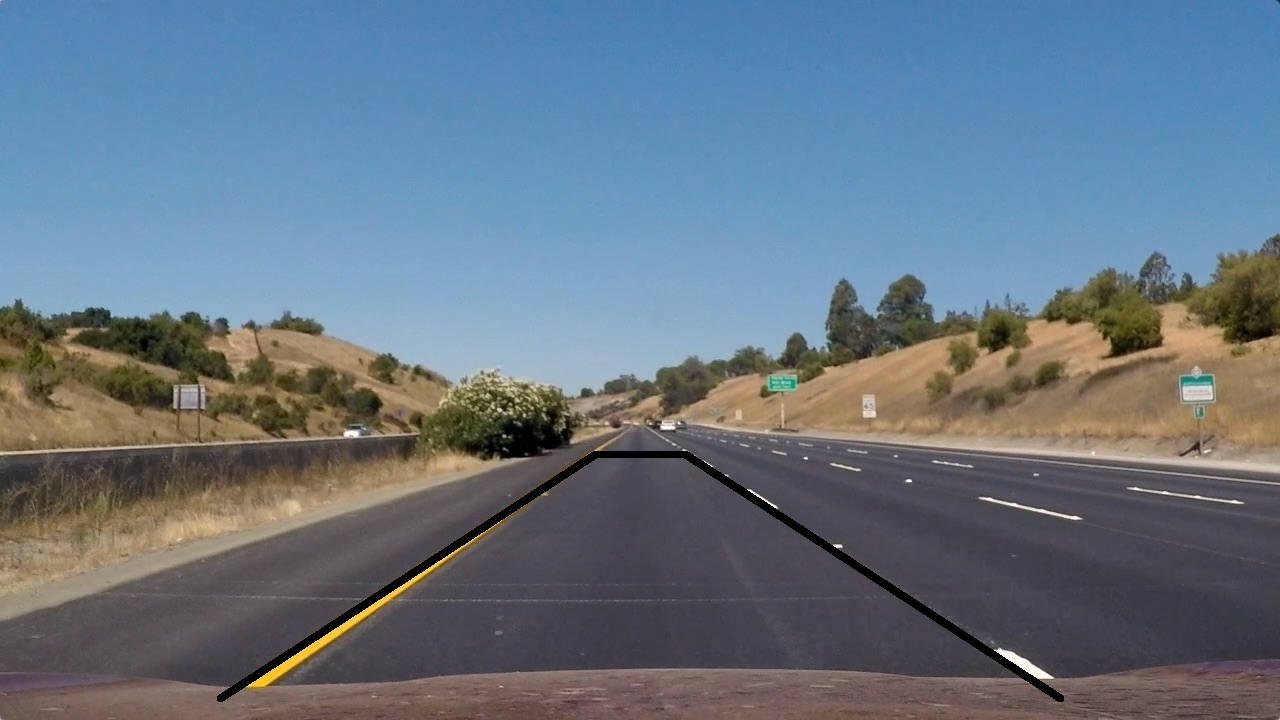
#> input picture assets/straight_lines1-unwarp-drawn.jpg, 1280 x 720 px; its folder holds only this picture in this run
$ python -i lane_detection.py   (imports and definitions only)   (older library calls are emulated)
#> lines starting #> are read from the running program, lines starting #| are printed output that depends on the picture; after the words box and inside, x2 and y2 are one past the last pixel; in counts of white or black regions, pixels touching at a corner belong together
### lib/np_util.py
import numpy as np

def scale_255(M):
    return np.uint8(255*M/np.max(M))

### lib/draw.py
import cv2
import numpy as np
# import image output fns from fe so all drawers can be exported from here
from lib.feature_extraction import hog_vis


font = cv2.FONT_HERSHEY_SIMPLEX
fontscale = .5
fontwd = 1
linetype = cv2.LINE_AA


def rect(img, box, color=(0,255,0), thick=2):
    ''' box: ((x0,y0),(x1,y1))
    '''
    return cv2.rectangle(img, box[0], box[1], color, thick)

# [7 lines left out: function textrow_ht_y0, not called in this run]

def _color(msg):
    return (0,255,255) if msg.startswith('OK') else (255,0,0)

# [48 lines left out: functions with_btm_win, side_wins, with_debug_wins, not called in this run]

### lib/lane_detection.py
import numpy as np
import cv2
import matplotlib.pyplot as plt
import matplotlib.image as mpimg
from types import SimpleNamespace as SNS
from lib.np_util import scale_255
from lib import draw

L, R = 0, 1
LR = (L, R)
Lo, Hi = 0, 1

def roi_warper(img, lane=None, debug=False):
    ''' Returns birdseyes view warped image from undistored first person view img.
    Modifies: lane.src, lane.dst
    lane: LaneDetect() object
    '''
    ht, wd = img.shape[:2]
    top = ht * .63
    btm = ht * .97
    qtr = wd/4
    src = np.float32([(220,btm),(595,top),(685,top),(1060,btm)])
    dst = np.float32([(qtr,ht),(qtr,0),(3*qtr,0),(3*qtr,ht)])
    # dst = np.float32([(qtr,ht),(qtr,-100),(3*qtr,-100),(3*qtr,ht)])

    M = cv2.getPerspectiveTransform(src, dst) # Matrix for mapping src to dst
    warped = cv2.warpPerspective(img, M, (wd,ht), flags=cv2.INTER_NEAREST)
    if lane:
        lane.src = src
        lane.dst = dst
    if debug:
        pts = np.int32(src)
        pts = pts.reshape((-1, 1, 2))
        annotated = np.copy(img)
        annotated = cv2.polylines(annotated, [pts], True, (255,0,0), thickness=5)
        warped = cv2.line(warped, (int(wd/4), ht), (int(wd/4), -100), (255,0,0), thickness=5)
        warped = cv2.line(warped, (int(3*wd/4), ht), (int(3*wd/4), -100), (255,0,0), thickness=5)
        return annotated, warped
    else:
        return warped

def filtered_dict(img,
    low =SNS(h=15, vx=20, vx_yel=10, sx=10, s=75, v=175), #bad @4sec challenge if s=80,v=180
    high=SNS(h=35, vx=120,vx_yel=60, sx=100)):
    '''
    Returns dict of 7 filtered channels on img of:
    'yel': yellow filter via h channel
    'white': white filter via s channel
    'white2': white filter with narrower thresholds
    'posEdge': possitive sobelx via v channel
    'negEdge': negative sobelx via v channel
    'yelPos': possitive sobelx via s channel for yellow
    'yelNeg': negative sobelx via s channel for yellow
    (all h,s,v channels are of hsv space)
    '''
    d = {}

    hsv = cv2.cvtColor(img, cv2.COLOR_RGB2HSV).astype(np.float)
    h_ch = hsv[:,:,0]
    s_ch = hsv[:,:,1]
    v_ch = hsv[:,:,2]

    ## color thresholds
    d['yel'] = np.zeros_like(h_ch)
    d['yel'][(h_ch >= low.h) & (h_ch <= high.h) & (s_ch >= low.s)] = 1

    d['white'] = np.zeros_like(v_ch)
    d['white'][(v_ch >= low.v+s_ch+20)] = 1

    d['white2'] = np.copy(d['white'])
    d['white2'][v_ch >= low.v+s_ch] = 1

    ## edge with sobel
    vx_pos = cv2.Sobel(v_ch, cv2.CV_64F, 1, 0, ksize=3)
    vx_pos[vx_pos <= 0] = 0
    vx_pos = scale_255(vx_pos)

    vx_neg = np.copy(vx_pos)
    vx_neg[vx_neg > 0] = 0
    vx_neg = np.absolute(vx_neg)
    vx_neg = scale_255(vx_neg)

    d['posEdge'] = np.zeros_like(vx_pos)
    d['posEdge'][(vx_pos >= low.vx) & (vx_pos <= high.vx)] = 1

    d['negEdge'] = np.zeros_like(vx_neg)
    d['negEdge'][(vx_neg >= low.vx) & (vx_neg <= high.vx)] = 1

    sobelx = cv2.Sobel(s_ch, cv2.CV_64F, 1, 0, ksize=3)
    sobelx = np.absolute(sobelx)
    sobelx = scale_255(sobelx)

    d['yelPos'] = np.zeros_like(sobelx)
    d['yelPos'][(sobelx >= low.sx) & (sobelx <= high.sx)
              & (vx_pos >= low.vx_yel) & (vx_pos <= high.vx_yel)] = 1

    d['yelNeg'] = np.zeros_like(sobelx)
    d['yelNeg'][(sobelx >= low.sx) & (sobelx <= high.sx)
              & (vx_neg >= low.vx_yel) & (vx_neg <= high.vx_yel)] = 1
    return d

def filteredPixels(filtereds):
    ''' Returns nonzero pixels object for filters in filtereds in x and y dims.
    filtereds: warped filters dict (see filtered_dict() for list of filters)
    '''
    o = SNS(x={}, y={})
    for fltr in filtereds:
        nonzero = filtereds[fltr].nonzero()
        o.x[fltr] = np.array(nonzero[1])
        o.y[fltr] = np.array(nonzero[0])
    return o

# printThresholds = True
def xyfound(roi, filtereds, filteredPxs, img, windows=True,
    minpct={'cnt':.011, 'white':.011, 'yel':.032},
    maxpct={'cnt':1.1, 'white2':.88, 'white2InWins':.22, 'white':.55, 'whiteInWins':.055},
    minpxs=None, maxpxs=None):
    ''' Returns tuple of (x-coords, y-coords, found, filters-used) of lane detection

    roi: ROI of dict of different filtered pixels
    filtereds: warped filters dict (see filtered_dict() for list of filters)
    filteredPxs: filteredPixels() result
    windows: full detection via windows or not
    minpct, maxpct: min/max pixels % of total image pixels thresholds dict
    minpxs, maxpxs: min/max pixels thresholds dict, overrides minpct/maxpct
    '''
    nPixels = img.shape[0]*img.shape[1]

    # calc min and max pxs from pct params
    if not minpxs:
        minpxs = {}
        for k,v in minpct.items():
            minpxs[k] = int(v*.01*nPixels)
    minpx = SNS(**minpxs)

    if not maxpxs:
        maxpxs = {}
        for k,v in maxpct.items():
            maxpxs[k] = int(v*.01*nPixels)
    maxpx = SNS(**maxpxs)

    # [5 lines of commented-out code are left out]

    pxCnt, mean, stdev = {}, {}, {}
    for fltr in filtereds:
        _pxCnt = np.sum(roi[fltr])
        if _pxCnt < minpx.cnt or (windows and _pxCnt > maxpx.cnt):
            continue
        pxCnt[fltr] = _pxCnt
        mean[fltr]  = np.mean(filteredPxs.x[fltr][roi[fltr]])
        stdev[fltr] = np.std(filteredPxs.x[fltr][roi[fltr]])

    filters = pxCnt.keys()
    pxCnt = SNS(**pxCnt)

    if windows:
        used = [c for c in filters if stdev[c]<35]
    else:
        used = [c for c in filters]

    # remove poor filters
    if 'posEdge' in used:
        if 'negEdge' not in filters:
            used.remove('posEdge')

    if 'yelPos' in used:
        if 'yelNeg' not in filters:
            used.remove('yelPos')

    if ('white2' in used):
        if 'white' in used:
            used.remove('white')
        if pxCnt.white2 > maxpx.white2 or (windows and pxCnt.white2 > maxpx.white2InWins):
            used.remove('white2')

    if 'white' in used and (pxCnt.white < minpx.white or pxCnt.white > maxpx.white):
        used.remove('white')

    if windows and 'white' in used and pxCnt.white > maxpx.whiteInWins:
        used.remove('white')

    if 'yel' in used and pxCnt.yel < minpx.yel:
        used.remove('yel')

    # combine all used channels
    combine_x, combine_y = [],[]
    for fltr in used:
        combine_x.append(filteredPxs.x[fltr][roi[fltr]])
        combine_y.append(filteredPxs.y[fltr][roi[fltr]])
    if combine_x:
        return np.concatenate(combine_x), np.concatenate(combine_y), True, used
    else:
        return None, None, False, used

def pxsObj():
    ''' Returns object of:
    x:  array of L/R array of pixels in x coordinates
    y:  array of L/R array of pixels in y coordinates
    found: array of L/R line found boolean
    '''
    return SNS(
        x = [[], []],
        y = [[], []],
        found = [False, False]
    )

def pxObj():
    ''' Returns object of:
    x:  array of L/R pixels in x coordinates
    y:  array of L/R pixels in y coordinates
    found: array of L/R line found boolean
    '''
    return SNS(
        x = [None, None],
        y = [None, None],
        found = [False, False]
    )

def filteredBoundsPxObj(wb, filtereds, filteredPxs, img):
    ''' Returns pixObj within window boundaries
    wb: sliding window boundaries obj
    filtereds: warped filters dict (see filtered_dict() for list of filters)
    filteredPxs: filteredPixels() result
    '''
    px = pxObj()
    for side in LR:
        roi = {}
        for fltr in filtereds:
            roi[fltr] = (
                (filteredPxs.x[fltr] >  wb.x0[side]) &
                (filteredPxs.x[fltr] <  wb.x1[side]) &
                (filteredPxs.y[fltr] >  wb.y0) &
                (filteredPxs.y[fltr] <= wb.y1)
            )
        px.x[side], px.y[side], px.found[side], used = xyfound(roi, filtereds, filteredPxs, img)
    return px, used

def noLaneFound(gap, x_mean, img_wd):
    ''' Returns True if gap between lanes is too little or too big
    gap: gap btw the lanes
    x_mean: mean of x pixels of L/R lanes
    '''
    minGap, maxGap = img_wd*.28, img_wd*.6
    minL, maxR = -55, img_wd+55
    return (gap < minGap) or (gap > maxGap) or (x_mean[L] < minL) or (x_mean[R] > maxR)

def warpedChannels(fdict, lane=None, unwarp_wht_yel=False):
    ''' Returns warped fdict and white and yellow channels
    fdict: filtered channels of img dict, result of filtered_dict()
    unwarped_wht_yel: True to have wht and yel outputs be unwarped versions
    '''
    warped = {fltr: roi_warper(img, lane) for fltr,img in fdict.items()}
    if unwarp_wht_yel:
        wht = np.dstack((fdict['posEdge'], fdict['negEdge'], fdict['white']))
        yel = np.dstack((fdict['yelPos'], fdict['yelNeg'], fdict['yel']))
    else:
        wht = np.dstack((warped['posEdge'], warped['negEdge'], warped['white']))
        yel = np.dstack((warped['yelPos'], warped['yelNeg'], warped['yel']))
    return warped, wht, yel


font = cv2.FONT_HERSHEY_SIMPLEX
fontsize = 1.8
linetype = cv2.LINE_AA
txtwd = 3

class LaneDetect:
    ''' Lane Detection and output side debug wins drawer
    '''
    def __init__(self, img):
        self.img = img
        self.img_ht = img.shape[0]
        self.img_wd = img.shape[1]

    def found(self, side):
        return self.pxs.found[side]

    def init_side_wins(self, img1, img2):
        self.side_wins = [np.copy(img1)*255]
        self.side_wins.append(np.copy(img2)*255)
        self.side_wins.append(np.zeros_like(self.side_wins[0]))

    # [32 lines left out: function findlinepixs_fast, not called in this run]

    def findlinepixs(self, nwindows=10):
        ''' Find lane lines with mean and stddev via sliding windows
            Sets self.pxs to pxsObj() of result
        '''
        filtereds, wht, yel = warpedChannels(filtered_dict(self.img), self)
        self.init_side_wins(wht, yel)

        win_ht = self.img_ht//nwindows
        qtr_wd = self.img_wd//4
        _3qtrs = qtr_wd*3
        default_margin = 150

        margin = [qtr_wd, qtr_wd]
        x_mean = [qtr_wd, _3qtrs]
        prvx_mean = [qtr_wd, _3qtrs]
        prvx = [None, None] # save prvx_mean if it's good

        pixels = filteredPixels(filtereds)
        pxs = pxsObj()
        lanes_gap = self.img_wd//2
        momentum = [0, 0]
        last_update = [0, 0]

        # Step through the windows one by one
        for i in range(nwindows):

            # window boundaries
            wb = SNS(
                x0 = [int(x_mean[side] - margin[side]) for side in LR],
                x1 = [int(x_mean[side] + margin[side]) for side in LR],
                y0 = self.img_ht - (i+1)*win_ht,
                y1 = self.img_ht - i*win_ht,
            )
            px, used = filteredBoundsPxObj(wb, filtereds, pixels, self.img)

            if noLaneFound(lanes_gap, x_mean, self.img_wd):
                break

            gap = min(lanes_gap, self.img_wd//2)
            if px.found[L] or px.found[R]:
                margin[L] = 50 if px.found[L] else 150
                margin[R] = 50 if px.found[R] else 150
                x_mean[L] = np.mean(px.x[L]) if px.found[L] else np.mean(px.x[R]) - gap
                x_mean[R] = np.mean(px.x[R]) if px.found[R] else np.mean(px.x[L]) + gap
                for side in LR:
                    x_mean[side] = np.int(x_mean[side])
                if px.found[L] or px.found[R]:
                    lanes_gap = (lanes_gap + prvx_mean[R] - prvx_mean[L])/2
            else:
                margin[L] = default_margin
                margin[R] = default_margin


            for side in LR:
                # Add good pixels to list
                if px.found[side]:
                    pxs.x[side].append(px.x[side])
                    pxs.y[side].append(px.y[side])
                    prvx_mean[side] = x_mean[side]

                # Draw the windows on the visualization image
                draw.rect(self.side_wins[0],
                    ((wb.x0[side],wb.y0), (wb.x1[side],wb.y1)), (0,255,side*255))
                draw.rect(self.side_wins[1],
                    ((wb.x0[side],wb.y0), (wb.x1[side],wb.y1)), (0,255,side*255))
                self.side_wins[2][px.y[side], px.x[side], 2] = 255

                if px.found[side]:
                    txt = '%d'%x_mean[side]
                    txtpos = x_mean[side]-130 if len(txt)==3 else x_mean[side]-175
                    cv2.putText(self.side_wins[2], txt, (txtpos, wb.y0+win_ht-13),
                        font, fontsize, (0,255,255), txtwd, linetype)

                # decide window centers based on previous windows
                last_update[side] += 1
                if prvx[side]:
                    momentum[side] = np.int(momentum[side])
                    if px.found[side]:
                        momentum[side] += ((x_mean[side] - prvx[side])/(last_update[side]))//2
                if px.found[side]:
                    prvx[side] = x_mean[side]
                    last_update[side] = 0
                x_mean[side] += momentum[side]

        for side in LR:
            if pxs.x[side]:
                pxs.found[side] = True
                pxs.x[side] = np.concatenate(pxs.x[side])
                pxs.y[side] = np.concatenate(pxs.y[side])
            else:
                pxs.x[side] = None
                pxs.y[side] = None
        self.pxs = pxs

    # [27 lines left out: function output_image, not called in this run]

>>> import cv2
>>> picture = cv2.cvtColor(cv2.imread('../assets/straight_lines1-unwarp-drawn.jpg'), cv2.COLOR_BGR2RGB)
>>> result = LaneDetect(picture).findlinepixs()
#> in filtered_dict, `sobelx = cv2.Sobel(s_ch, cv2.CV_64F, 1, 0, ksize=3)`:
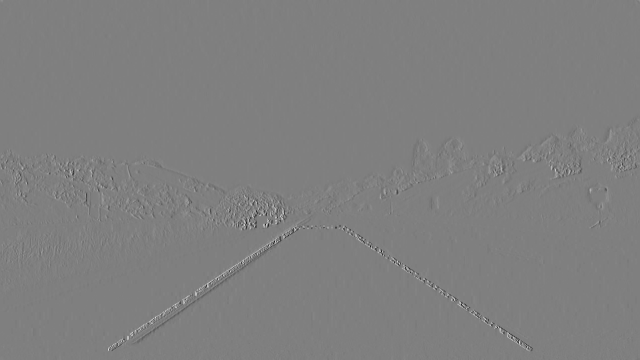
#> sobelx: shape (720, 1280) float64 (shown at 1/2 size); min -1020, max 1020, mean 0; drawn with min black and max white
#> in roi_warper, `warped = cv2.warpPerspective(img, M, (wd,ht), flags=cv2.INTER_NEAREST)`:
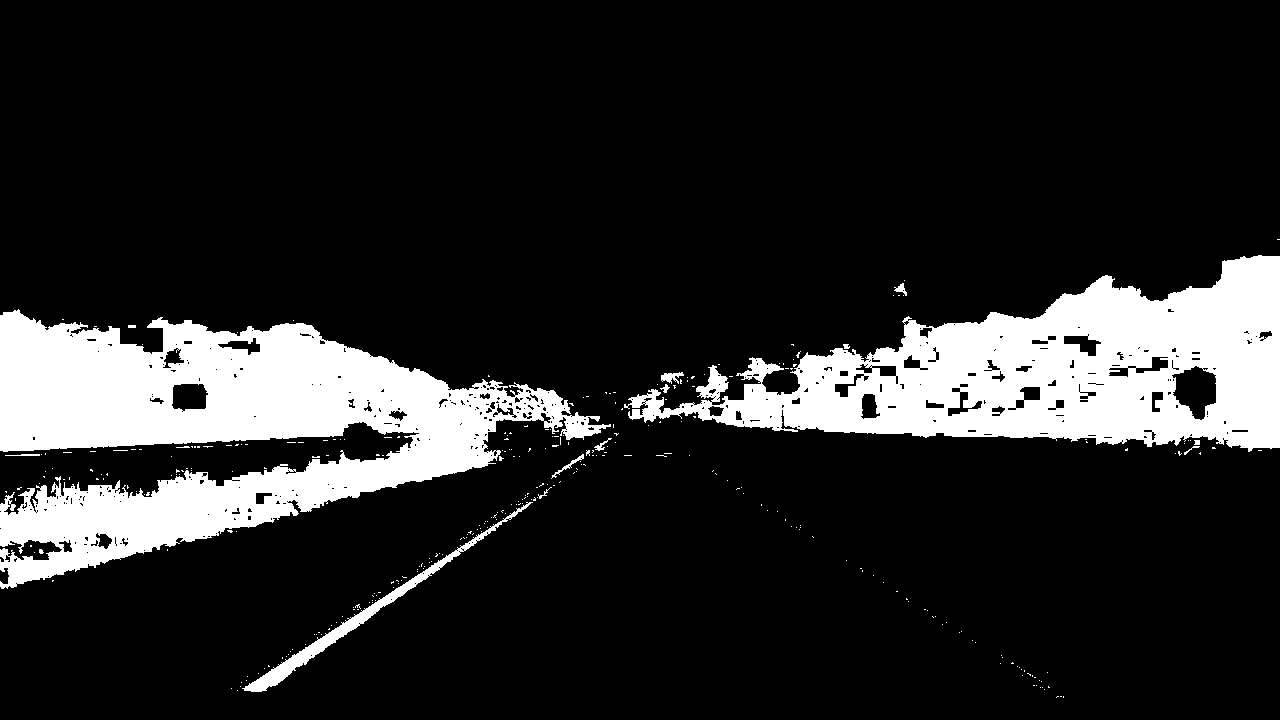
#> img: shape (720, 1280) float64; values 0 (black) and 1 (white), 15.4% white; 322 white regions (308 under 20 px), largest, box (x1, y1, x2, y2) and area: (0, 309, 611, 589) 75457, (624, 255, 1280, 452) 61829, (242, 502, 533, 692) 2948
#> in roi_warper (call 6), `warped = cv2.warpPerspective(img, M, (wd,ht), flags=cv2.INTER_NEAREST)`:
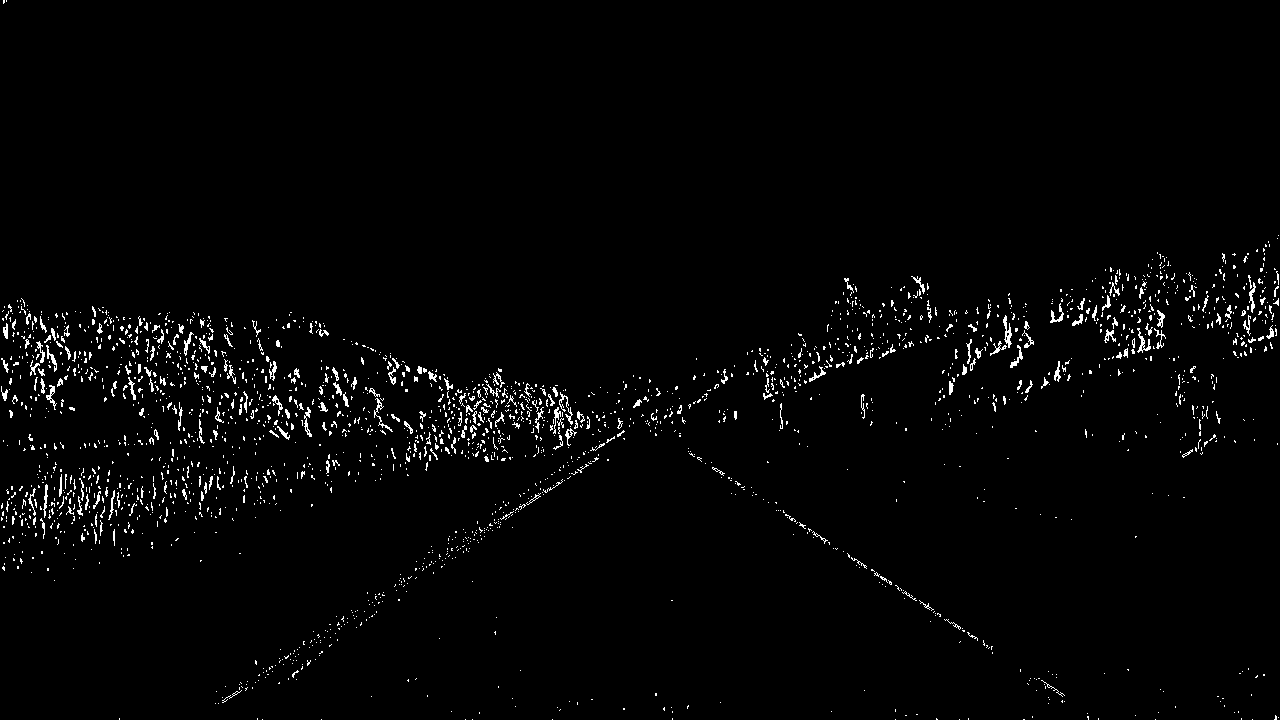
#> img: shape (720, 1280); values 0 (black) and 1 (white), 2% white in thin lines or dots
#> in warpedChannels, `warped = {fltr: roi_warper(img, lane) for fltr,img in fdict.items()}`: warped = 7 items
#> in warpedChannels, `yel = np.dstack((warped['yelPos'], warped['yelNeg'], warped['yel']))`:
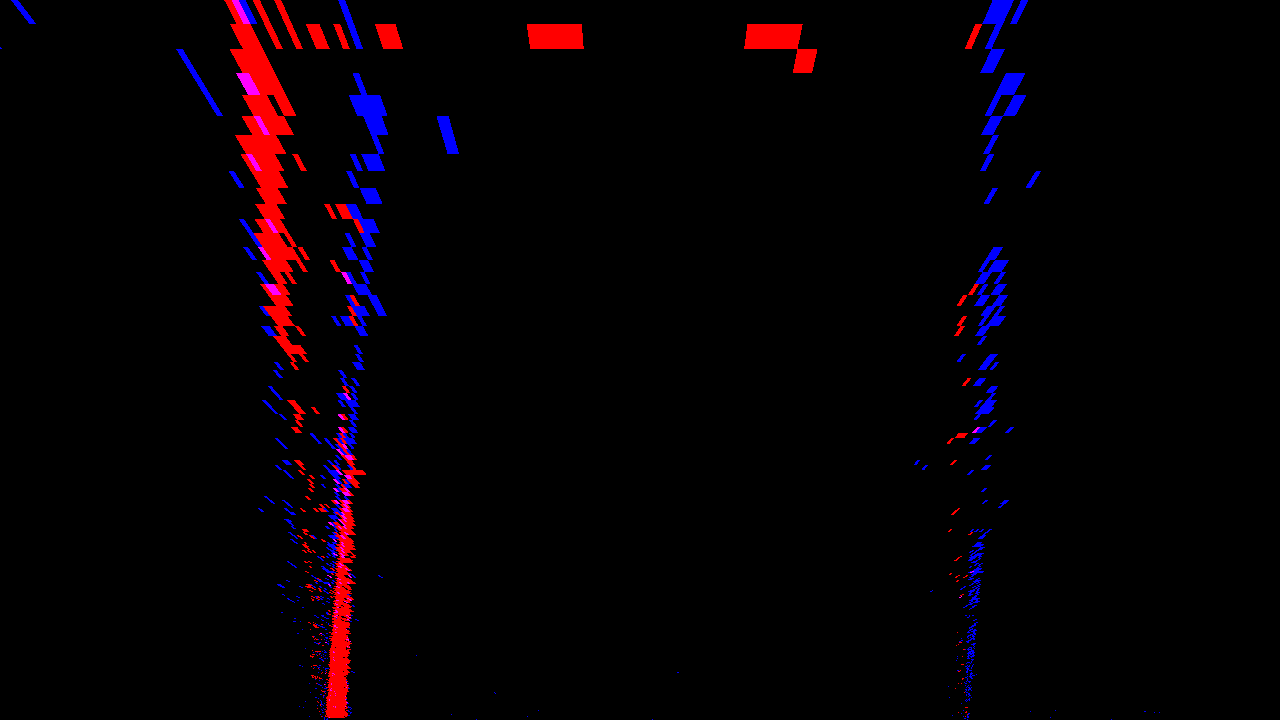
#> yel: shape (720, 1280, 3) float64; mean of channels 0, 1, 2 0.0163, 0, 0.0226; drawn as B, G, R
#> the loop in filteredPixels, `for fltr in filtereds:` made 7 passes
#> (fltr, nonzero) on passes 1 to 7: ('yel', 20867 positions, rows 0 to 717, columns 224 to 981), ('white', 1655 positions, rows 154 to 713, columns 966 to 1011), ('white2', 1944 positions, rows 154 to 716, columns 529 to 1012), ('posEdge', 21019 positions, rows 0 to 719, columns 3 to 1235), ('negEdge', (empty array, empty array)), ('yelPos', 15033 positions, rows 0 to 719, columns 0 to 1159), ('yelNeg', (empty array, empty array))
#> the loop in findlinepixs, `for i in range(nwindows):` made 10 passes
#> gap on passes 2 to 9: 640, 639, 637.5, 640, 640, 640, 640, 640
#> after the loop in findlinepixs, `for i in range(nwindows):`: lanes_gap = 729.4; last_update = [0, 2]; margin = [50, 150]; momentum = [-46, 6]; prvx = [248, 1001]; self.side_wins = 3 items; x_mean = [202, 894]
#> the loop in findlinepixs, `for side in LR:` made 2 passes
#> after the loop in findlinepixs, `for side in LR:`: pxs.found = [True, True]; pxs.x = 2 items
